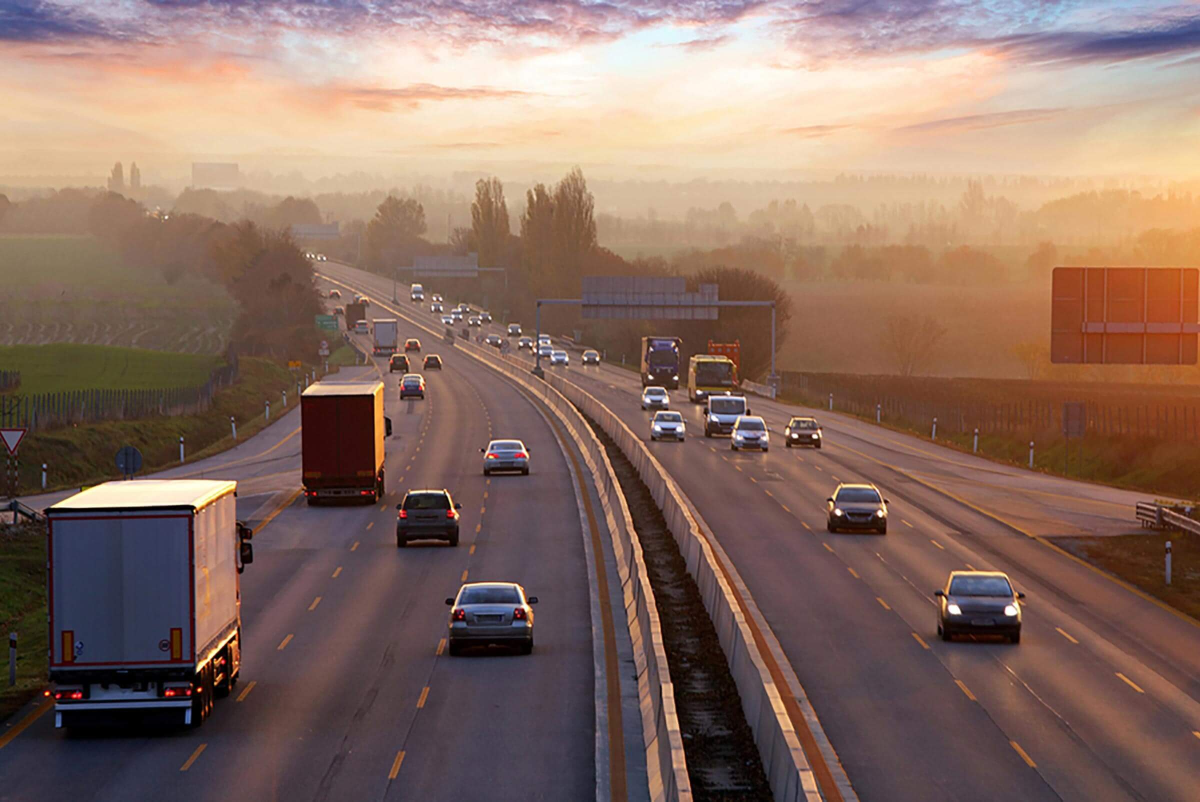
#> input picture 01_getting_started_OpenCV/road.jpg, 2400 x 1603 px (shown at 1/2 size)
$ python 01_colorspaces.py
#> lines starting #> are read from the running program, lines starting #| are printed output that depends on the picture
import cv2

image = cv2.imread('road.jpg')
#> image is the input picture: shape (1603, 2400, 3); mean B, G, R 98.4, 109.4, 136.3
image = cv2.resize(image,(600,600))
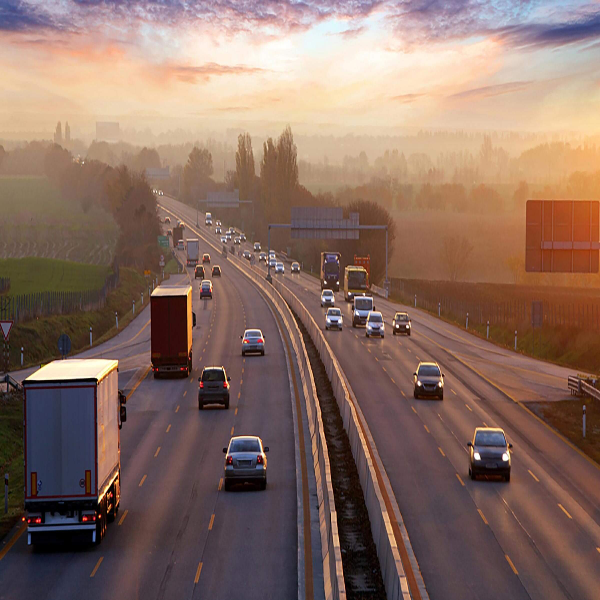
#> image: shape (600, 600, 3); mean B, G, R 98.3, 109.2, 136.2
# using opencv 'split' function seperating the color channels
B,G,R = cv2.split(image)
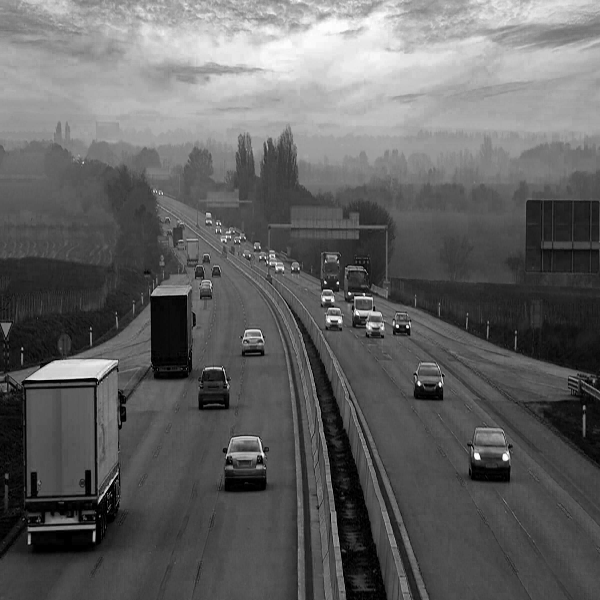
#> B: shape (600, 600); min 0, max 255, mean 98.3
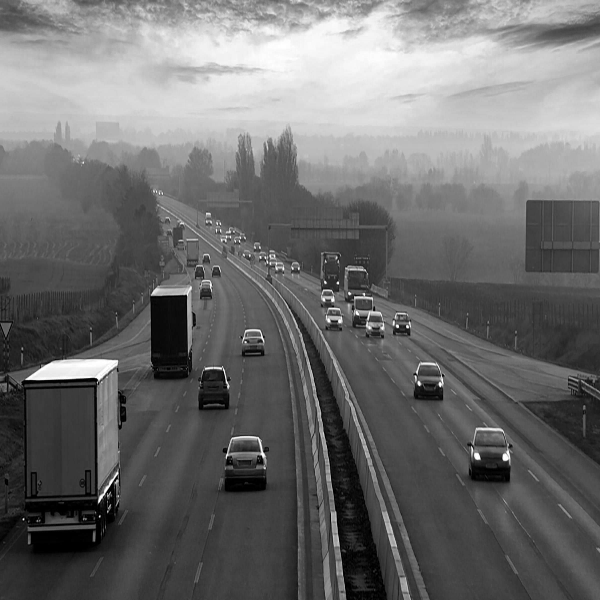
#> G: shape (600, 600); min 0, max 255, mean 109.2
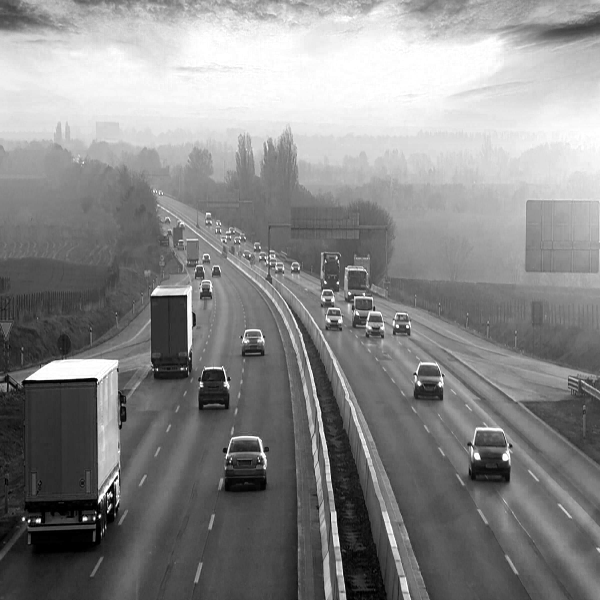
#> R: shape (600, 600); min 0, max 255, mean 136.2

cv2.imshow('original image',image)
cv2.waitKey(0)

cv2.imshow('blue',B)
cv2.waitKey(0)

cv2.imshow('blue',G)
cv2.waitKey(0)

cv2.imshow('blue',R)
cv2.waitKey(0)

cv2.destroyAllWindows()
